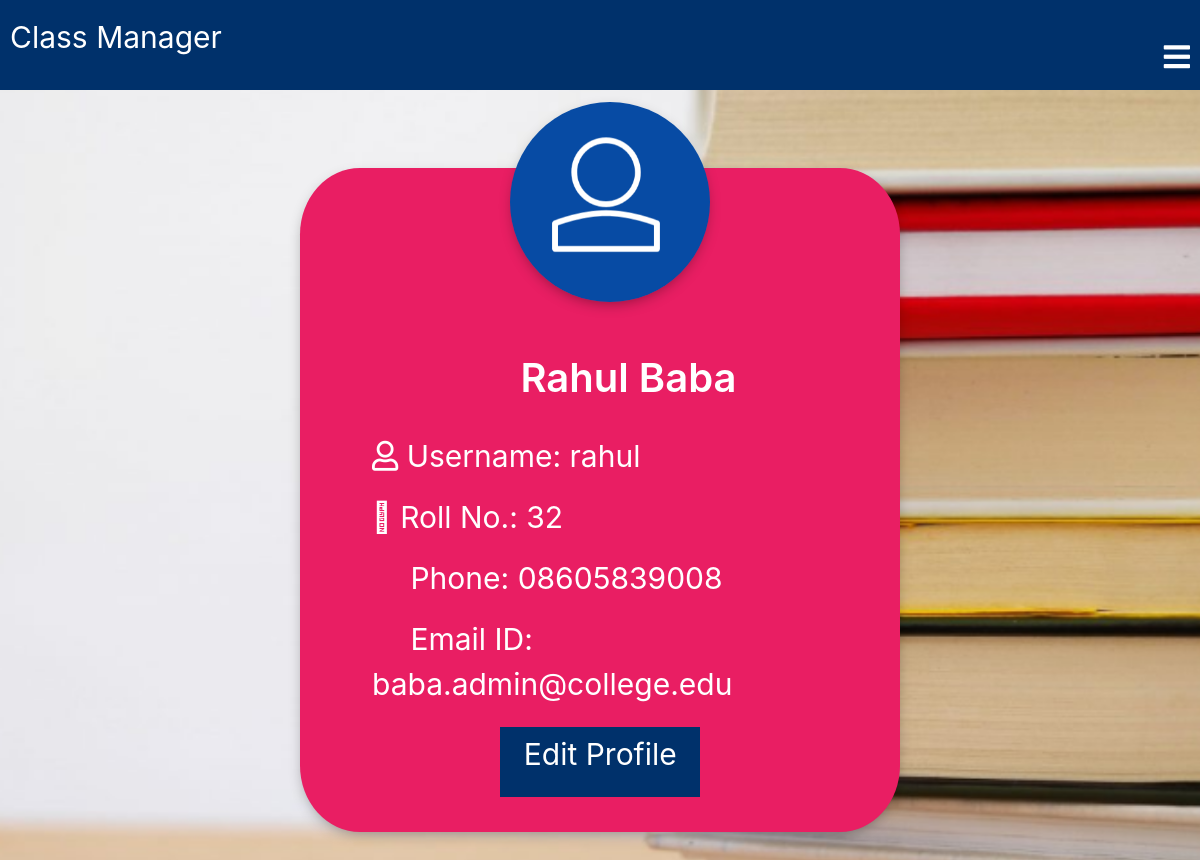
The page /student/detail/1 on the database its author committed.
### models/models.py (models this page shows, shortened)
class Student(db.Model):
    __tablename__ = 'student'
    __table_args__ = {'extend_existing': True}
    id = db.Column(db.Integer, primary_key=True)
    user_id = db.Column(db.Integer, db.ForeignKey('user.id'), nullable=False)
    user = db.relationship('User', backref=db.backref('students', lazy=True))  # Add this line
    name = db.Column(db.String(250), nullable=False)
    roll_no = db.Column(db.String(50), unique=True, nullable=False)
    phone = db.Column(db.String(15), nullable=False)
    email = db.Column(db.String(150), nullable=False)
    student_profile_pic = db.Column(db.String(300), nullable=True)
    class_notices = db.relationship(
        'ClassNotice',
        secondary='students_in_class',
        primaryjoin="Student.id == StudentsInClass.student_id",
        secondaryjoin="ClassNotice.teacher_id == StudentsInClass.teacher_id",
        backref="students"
    )
    submitted_assignments = db.relationship('SubmittedAssignment', backref='student', lazy=True)

class User(db.Model, UserMixin):
    id = db.Column(db.Integer, primary_key=True)
    username = db.Column(db.String(150), unique=True, nullable=False)
    email = db.Column(db.String(150), unique=True, nullable=False)
    password_hash = db.Column(db.String(256), nullable=False)
    is_teacher = db.Column(db.Boolean, default=False)
    is_student = db.Column(db.Boolean, default=False)
    teacher = db.relationship('Teacher', backref='user', uselist=False)  # One-to-one relationship

### app.py (the view)
@app.route('/student/detail/<int:pk>', methods=['GET', 'POST'])
def student_detail(pk):
    student = Student.query.get_or_404(pk)
    return render_template('classroom/student_detail_page.html', student=student)

### templates/classroom/student_detail_page.html (shortened to what this page needs)
{% extends 'classroom/base.html' %}
{% block content %}
<div class="profile">
  <div class="profile-box">
    {% if student.student_profile_pic %}
      <img src="{{ student.student_profile_pic }}">
    {% else %}
      <img src="{{ url_for('static', filename='images/login-avatar.PNG') }}" alt="">
    {% endif %}
    <div class="profile-details">
      <h1>{{ student.name }}</h1>
      <br>
      <p><i class="far fa-user"></i> Username: {{ student.user.username }}</p>
      <p><i class="fal fa-user-tag"></i> Roll No.: {{ student.roll_no }}</p>
      <p><i class="far fa-phone"></i> Phone: {{ student.phone }}</p>
      <p><i class="far fa-envelope-open-text"></i> Email ID: {{ student.email }}</p>
      <a href="{{ url_for('student_update', pk=student.id) }}">
        <p class="edit-button">Edit Profile</p>
      </a>
    </div>
  </div>
</div>
{% endblock %}

### rows shown on the page
Student: name "Rahul Baba", roll_no "32", phone "08605839008", email "baba.admin@college.edu"
User: user.username "rahul"
